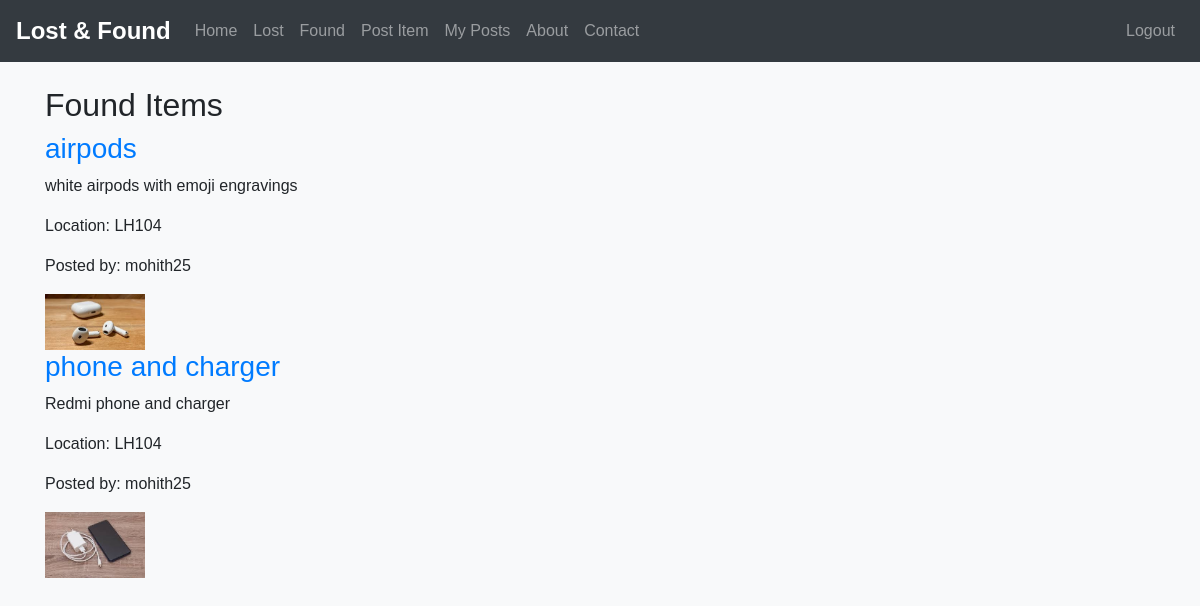
The app's page /found/ (signed in) with its own data.
### lostfound/models.py (models this page shows, shortened)
class LostItem(models.Model):
    CATEGORY_CHOICES = [
        ('lost', 'Lost'),
        ('found', 'Found'),
    ]
    title = models.CharField(max_length=200)
    description = models.TextField()
    location = models.CharField(max_length=200)
    image = models.ImageField(upload_to='lost_items/', blank=True, null=True)
    category = models.CharField(max_length=5, choices=CATEGORY_CHOICES, default='lost')
    found = models.BooleanField(default=False)
    created_at = models.DateTimeField(auto_now_add=True)
    posted_by = models.ForeignKey(User, on_delete=models.CASCADE)

### lostfound/views.py (the view)
# urls.py: path('found/', views.found_items, name='found_items'),
def found_items(request):
    items = LostItem.objects.filter(category='found')
    return render(request, 'found.html', {'items': items})

### lostfound/templates/found.html
{% extends 'base.html' %}
{% load static %}
{% block content %}
<h2>Found Items</h2>
<div class="item-list">
    {% for item in items %}
    <div class="item">
        <h3><a href="{% url 'item_detail' item.id %}">{{ item.title }}</a></h3>
        <p>{{ item.description|truncatewords:30 }}</p>
        <p>Location: {{ item.location }}</p>
        <p>Posted by: {{ item.posted_by.username }}</p>
        {% if item.image %}
            <img src="{{ item.image.url }}" alt="{{ item.title }}" style="max-width: 100px;">
        {% endif %}
    </div>
    {% empty %}
    <p>No found items found.</p>
    {% endfor %}
</div>
{% endblock %}

### static/css/style.css (style rules this page uses)
body { background-color: #f8f9fa; font-family: 'Arial', sans-serif; }

### records on screen
LostItem: title "airpods", description "white airpods with emoji engravings", location "LH104", posted_by.username "mohith25", image (picture)
LostItem: title "phone and charger", description "Redmi phone and charger", location "LH104", posted_by.username "mohith25", image (picture)
